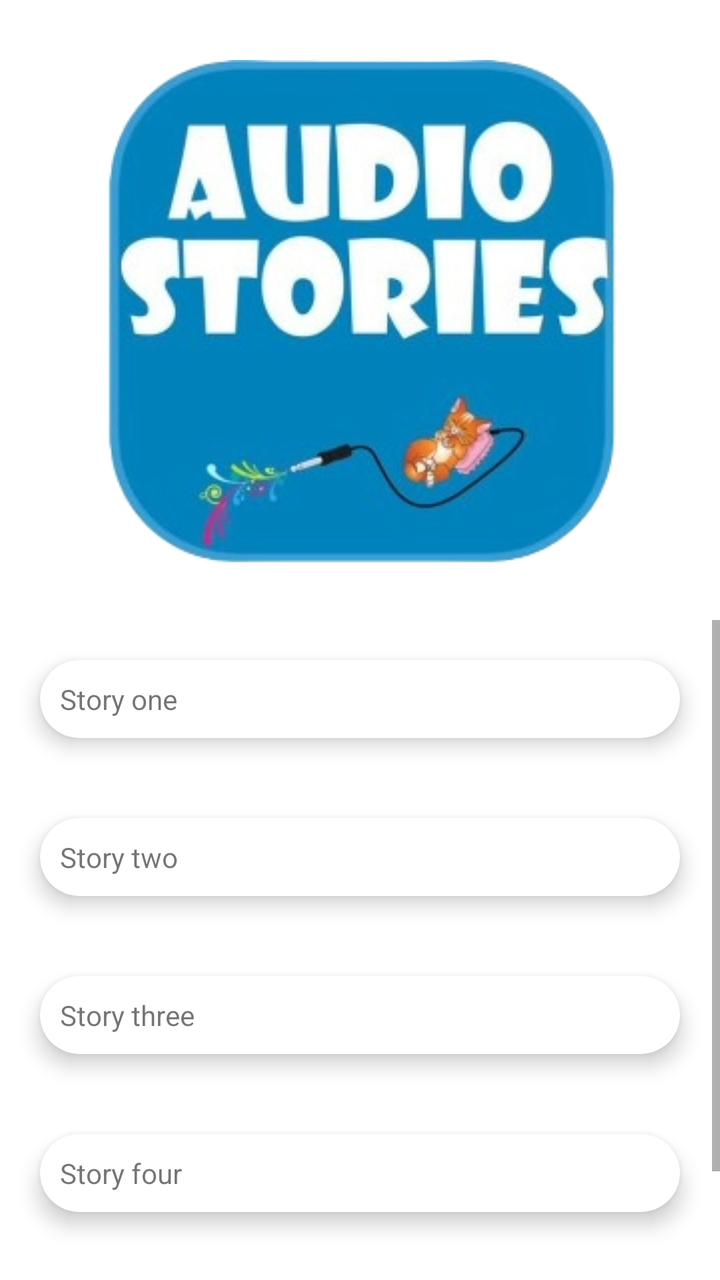
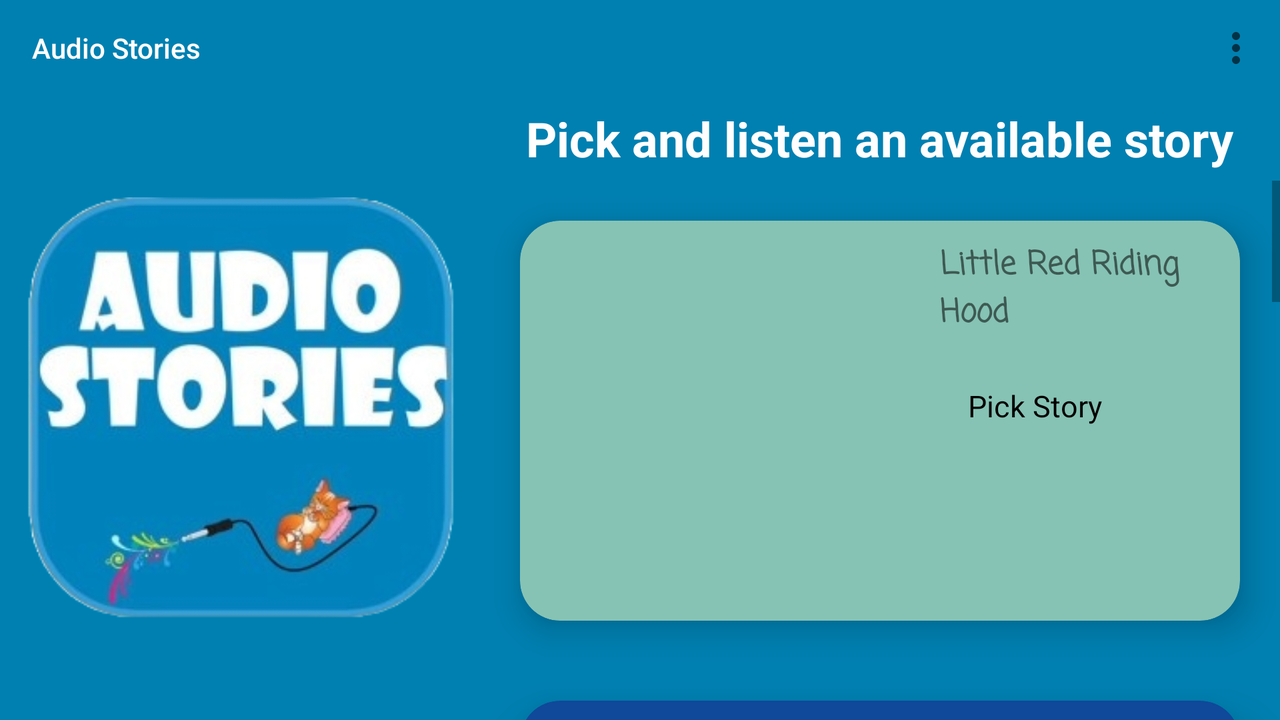

One screen, two layout resources from the same app: the default and the repository's alternative for another configuration. Each is rendered where Android would select it; the XML of both is given below.
<!-- AndroidManifest.xml: application theme Theme.AppCompat.Light.NoActionBar -->
<!-- res/layout/activity_main.xml -->
<?xml version="1.0" encoding="utf-8"?>
<androidx.constraintlayout.widget.ConstraintLayout xmlns:android="http://schemas.android.com/apk/res/android"
    xmlns:app="http://schemas.android.com/apk/res-auto"
    xmlns:tools="http://schemas.android.com/tools"
    android:layout_width="match_parent"
    android:layout_height="match_parent"
    android:background="@color/white"
    tools:context=".MainActivity">

    <ImageView
        android:id="@+id/imageView"
        android:layout_width="wrap_content"
        android:layout_height="wrap_content"
        android:layout_marginTop="30dp"
        app:layout_constraintEnd_toEndOf="parent"
        app:layout_constraintStart_toStartOf="parent"
        app:layout_constraintTop_toTopOf="parent"
        app:layout_constraintBottom_toTopOf="@id/scrollView2"
        app:srcCompat="@drawable/appbackground" />


    <ScrollView
        android:id="@+id/scrollView2"
        android:layout_width="0dp"
        android:layout_height="0dp"
        android:layout_marginTop="28dp"
        android:alwaysDrawnWithCache="false"
        android:background="#000181BB"
        app:layout_constraintBottom_toBottomOf="parent"
        app:layout_constraintEnd_toEndOf="parent"
        app:layout_constraintHorizontal_bias="0.529"
        app:layout_constraintStart_toStartOf="parent"
        app:layout_constraintTop_toBottomOf="@+id/imageView"
        app:layout_constraintVertical_bias="0.166">


        <LinearLayout
            android:layout_width="match_parent"
            android:layout_height="wrap_content"
            android:orientation="vertical">

            <androidx.cardview.widget.CardView
                android:layout_width="match_parent"
                android:layout_height="match_parent"
                android:layout_margin="20dp"
                app:cardElevation="6dp"
                app:cardCornerRadius="20dp"
                android:backgroundTint="@color/white">

                <LinearLayout
                    android:layout_width="match_parent"
                    android:layout_height="wrap_content"
                    android:orientation="horizontal">

                    <ImageView
                        android:id="@+id/imageViewStory1"
                        android:layout_width="wrap_content"
                        android:layout_height="wrap_content"
                        android:layout_gravity="center"
                        android:src="@drawable/ic_launcher_background" />

                    <TextView
                        android:layout_width="wrap_content"
                        android:layout_height="wrap_content"
                        android:layout_gravity="center"
                        android:layout_margin="10dp"
                        android:text="Story one" />
                </LinearLayout>


            </androidx.cardview.widget.CardView>

            <androidx.cardview.widget.CardView
                android:layout_width="match_parent"
                android:layout_height="match_parent"
                android:layout_margin="20dp"
                app:cardElevation="6dp"
                app:cardCornerRadius="20dp"
                android:backgroundTint="@color/white">

                <LinearLayout
                    android:layout_width="match_parent"
                    android:layout_height="wrap_content"
                    android:orientation="horizontal">

                    <ImageView
                        android:id="@+id/imageStory2"
                        android:layout_width="wrap_content"
                        android:layout_height="wrap_content"
                        android:layout_gravity="center"
                        android:src="@drawable/ic_launcher_background" />

                    <TextView
                        android:layout_width="wrap_content"
                        android:layout_height="wrap_content"
                        android:layout_gravity="center"
                        android:layout_margin="10dp"
                        android:text="Story two" />
                </LinearLayout>


            </androidx.cardview.widget.CardView>

            <androidx.cardview.widget.CardView
                android:layout_width="match_parent"
                android:layout_height="match_parent"
                android:layout_margin="20dp"
                app:cardElevation="6dp"
                app:cardCornerRadius="20dp"
                android:backgroundTint="@color/white">

                <LinearLayout
                    android:layout_width="match_parent"
                    android:layout_height="wrap_content"
                    android:orientation="horizontal">

                    <ImageView
                        android:id="@+id/imageStory3"
                    android:layout_width="wrap_content"
                        android:layout_height="wrap_content"
                        android:layout_gravity="center"
                        android:src="@drawable/ic_launcher_background" />

                    <TextView
                        android:layout_width="wrap_content"
                        android:layout_height="wrap_content"
                        android:layout_gravity="center"
                        android:layout_margin="10dp"
                        android:text="Story three" />
                </LinearLayout>


            </androidx.cardview.widget.CardView>

            <androidx.cardview.widget.CardView
                android:layout_width="match_parent"
                android:layout_height="match_parent"
                android:layout_margin="20dp"
                app:cardElevation="6dp"
                app:cardCornerRadius="20dp"
                android:backgroundTint="@color/white">

                <LinearLayout
                    android:layout_width="match_parent"
                    android:layout_height="wrap_content"
                    android:orientation="horizontal">

                    <ImageView
                        android:id="@+id/imageViewStory4"
                        android:layout_width="wrap_content"
                        android:layout_height="wrap_content"
                        android:layout_gravity="center"
                        android:src="@drawable/ic_launcher_background" />

                    <TextView
                        android:layout_width="wrap_content"
                        android:layout_height="wrap_content"
                        android:layout_gravity="center"
                        android:layout_margin="10dp"
                        android:text="Story four" />
                </LinearLayout>


            </androidx.cardview.widget.CardView>

            <androidx.cardview.widget.CardView
                android:layout_width="match_parent"
                android:layout_height="match_parent"
                android:layout_margin="20dp"
                app:cardElevation="6dp"
                app:cardCornerRadius="20dp"
                android:backgroundTint="@color/white">

                <LinearLayout
                    android:layout_width="match_parent"
                    android:layout_height="wrap_content"
                    android:orientation="horizontal">

                    <ImageView
                        android:id="@+id/imageViewStory5"
                        android:layout_width="wrap_content"
                        android:layout_height="wrap_content"
                        android:layout_gravity="center"
                        android:src="@drawable/ic_launcher_background" />

                    <TextView
                        android:layout_width="wrap_content"
                        android:layout_height="wrap_content"
                        android:layout_gravity="center"
                        android:layout_margin="10dp"
                        android:text="Story five" />
                </LinearLayout>


            </androidx.cardview.widget.CardView>
        </LinearLayout>
    </ScrollView>

</androidx.constraintlayout.widget.ConstraintLayout>
<!-- resources referenced by this layout -->
<resources>
  <!-- drawable appbackground: png bitmap (drawable, 94648 bytes) -->
</resources>
<!-- res/layout-land/activity_main.xml (the repository's variant of the layout above) -->
<!-- drawn on the phone turned sideways -->
<?xml version="1.0" encoding="utf-8"?>
<androidx.constraintlayout.widget.ConstraintLayout xmlns:android="http://schemas.android.com/apk/res/android"
    xmlns:app="http://schemas.android.com/apk/res-auto"
    xmlns:tools="http://schemas.android.com/tools"
    android:layout_width="match_parent"
    android:layout_height="match_parent"
    android:background="#0080B1"
    tools:context=".MainActivity">

    <com.google.android.material.appbar.AppBarLayout
        android:id="@+id/startmenu"
        android:layout_width="match_parent"
        android:layout_height="wrap_content"
        android:background="@android:color/transparent"
        app:layout_constraintBottom_toTopOf="@+id/contentsLayout"
        app:layout_constraintEnd_toEndOf="parent"
        app:layout_constraintStart_toStartOf="parent"
        app:layout_constraintTop_toTopOf="parent">

        <com.google.android.material.appbar.MaterialToolbar
            android:id="@+id/materialToolbar2"
            style="@style/Widget.MaterialComponents.ActionBar.Primary"
            android:layout_width="match_parent"
            android:layout_height="wrap_content"
            android:background="@android:color/transparent"
            android:minHeight="?attr/actionBarSize"
            android:theme="@style/Theme.AppCompat.Light.NoActionBar"
            app:navigationIcon="@drawable/baseline_menu_24"
            app:title="@string/unipi_audio_stories"
            app:titleTextColor="@color/white"
            app:menu="@menu/top_bar_main_menu"/>
    </com.google.android.material.appbar.AppBarLayout>

    <LinearLayout
        android:id="@+id/contentsLayout"
        android:layout_width="match_parent"
        android:layout_height="0dp"
        android:orientation="horizontal"
        app:layout_constraintEnd_toEndOf="parent"
        app:layout_constraintStart_toStartOf="parent"
        app:layout_constraintTop_toBottomOf="@id/startmenu"
        app:layout_constraintBottom_toBottomOf="parent">
        <ImageView
            android:id="@+id/imageView"
            android:layout_width="0dp"
            android:layout_height="wrap_content"
            app:srcCompat="@drawable/appbackground"
            android:layout_gravity="center_vertical"
            android:layout_weight="0.3"/>

        <LinearLayout
            android:layout_width="0dp"
            android:layout_height="match_parent"
            android:orientation="vertical"
            android:layout_weight="0.5">

            <TextView
                android:id="@+id/textView3"
                android:layout_width="wrap_content"
                android:layout_height="wrap_content"
                android:layout_margin="5dp"
                android:text="@string/stories_to_pick_and_listen"
                android:textColor="#FEFEFE"
                android:textSize="24sp"
                android:textStyle="bold"
                android:layout_gravity="center_horizontal"
                android:gravity="center_horizontal"/>

            <ScrollView
                android:id="@+id/scrollView2"
                android:layout_width="wrap_content"
                android:layout_height="wrap_content"
                android:alwaysDrawnWithCache="false"
                android:background="#000181BB"
                android:layout_gravity="center_horizontal">


                <LinearLayout
                    android:layout_width="match_parent"
                    android:layout_height="wrap_content"
                    android:orientation="vertical">

                    <androidx.cardview.widget.CardView
                        android:layout_width="match_parent"
                        android:layout_height="match_parent"
                        android:layout_margin="20dp"
                        android:backgroundTint="#86C3B4"
                        app:cardCornerRadius="20dp"
                        app:cardElevation="10dp">

                        <LinearLayout
                            android:layout_width="match_parent"
                            android:layout_height="wrap_content"
                            android:orientation="horizontal">

                            <ImageView
                                android:id="@+id/imageViewStory1"
                                android:layout_width="200dp"
                                android:layout_height="200dp"
                                android:layout_gravity="center"
                                android:scaleType="centerCrop" />
                            <LinearLayout
                                android:layout_width="wrap_content"
                                android:layout_height="match_parent"
                                android:orientation="vertical">

                                <TextView
                                    android:id="@+id/redHoodTextView"
                                    android:layout_width="wrap_content"
                                    android:layout_height="wrap_content"
                                    android:layout_gravity="center"
                                    android:layout_margin="10dp"
                                    android:fontFamily="casual"
                                    android:text="@string/little_red_riding_hood"
                                    android:textSize="16sp"
                                    android:textStyle="bold" />

                                <Button
                                    style="@style/Widget.Material3.Button"
                                    android:layout_width="wrap_content"
                                    android:layout_height="wrap_content"
                                    android:backgroundTint="@color/white"
                                    android:onClick="goRedHood"
                                    android:text="@string/listen"
                                    android:textColor="@color/black"
                                    android:textSize="15sp" />



                            </LinearLayout>


                        </LinearLayout>


                    </androidx.cardview.widget.CardView>

                    <androidx.cardview.widget.CardView
                        android:layout_width="match_parent"
                        android:layout_height="match_parent"
                        android:layout_margin="20dp"
                        android:backgroundTint="#10489A"
                        app:cardCornerRadius="20dp"
                        app:cardElevation="15dp">

                        <LinearLayout
                            android:layout_width="match_parent"
                            android:layout_height="wrap_content"
                            android:orientation="horizontal">

                            <ImageView
                                android:id="@+id/imageStory2"
                                android:layout_width="200dp"
                                android:layout_height="200dp"
                                android:layout_gravity="center"
                                android:scaleType="centerCrop" />

                            <LinearLayout
                                android:layout_width="wrap_content"
                                android:layout_height="match_parent"
                                android:orientation="vertical">

                                <TextView
                                    android:id="@+id/cinderellaTextView"
                                    android:layout_width="wrap_content"
                                    android:layout_height="wrap_content"
                                    android:layout_gravity="center"
                                    android:layout_margin="10dp"
                                    android:fontFamily="casual"
                                    android:text="@string/cinderella"
                                    android:textColor="#FFFFFF"
                                    android:textSize="16sp"
                                    android:textStyle="bold" />

                                <Button
                                    style="@style/Widget.Material3.Button"
                                    android:layout_width="wrap_content"
                                    android:layout_height="wrap_content"
                                    android:layout_gravity="center"
                                    android:onClick="goCinderella"
                                    android:text="@string/listen"
                                    android:textColor="@color/black"
                                    android:textSize="15sp"
                                    android:backgroundTint="@color/white"/>


                            </LinearLayout>


                        </LinearLayout>


                    </androidx.cardview.widget.CardView>

                    <androidx.cardview.widget.CardView
                        android:layout_width="match_parent"
                        android:layout_height="match_parent"
                        android:layout_margin="20dp"
                        android:backgroundTint="#FCFEFD"
                        app:cardCornerRadius="20dp"
                        app:cardElevation="15dp">

                        <LinearLayout
                            android:layout_width="match_parent"
                            android:layout_height="wrap_content"
                            android:orientation="horizontal">

                            <ImageView
                                android:id="@+id/imageStory3"
                                android:layout_width="200dp"
                                android:layout_height="200dp"
                                android:layout_gravity="center"
                                android:scaleType="centerCrop" />
                            <LinearLayout
                                android:layout_width="wrap_content"
                                android:layout_height="wrap_content"
                                android:orientation="vertical">

                                <TextView
                                    android:id="@+id/DuckingTextView"
                                    android:layout_width="wrap_content"
                                    android:layout_height="wrap_content"
                                    android:layout_gravity="center"
                                    android:layout_margin="10dp"
                                    android:fontFamily="casual"
                                    android:text="@string/ugly_duckling"
                                    android:textSize="16sp"
                                    android:textStyle="bold" />

                                <Button
                                    style="@style/Widget.Material3.Button"
                                    android:layout_width="wrap_content"
                                    android:layout_height="wrap_content"
                                    android:backgroundTint="@color/white"
                                    android:onClick="goUgly"
                                    android:text="@string/listen"
                                    android:textColor="@color/black"
                                    android:textSize="15sp" />



                            </LinearLayout>


                        </LinearLayout>


                    </androidx.cardview.widget.CardView>

                    <androidx.cardview.widget.CardView
                        android:layout_width="match_parent"
                        android:layout_height="match_parent"
                        android:layout_margin="20dp"
                        android:backgroundTint="#443831"
                        app:cardCornerRadius="20dp"
                        app:cardElevation="15dp">

                        <LinearLayout
                            android:layout_width="match_parent"
                            android:layout_height="wrap_content"
                            android:orientation="horizontal">

                            <ImageView
                                android:id="@+id/imageViewStory4"
                                android:layout_width="200dp"
                                android:layout_height="200dp"
                                android:layout_gravity="center"
                                android:scaleType="centerCrop"/>
                            <LinearLayout
                                android:layout_width="wrap_content"
                                android:layout_height="wrap_content"
                                android:orientation="vertical">

                                <TextView
                                    android:id="@+id/fluteTextView"
                                    android:layout_width="wrap_content"
                                    android:layout_height="wrap_content"
                                    android:layout_gravity="center"
                                    android:layout_margin="10dp"
                                    android:fontFamily="casual"
                                    android:text="@string/the_magic_flute"
                                    android:textColor="#FFFFFF"
                                    android:textSize="16sp"
                                    android:textStyle="bold" />

                                <Button
                                    style="@style/Widget.Material3.Button"
                                    android:layout_width="wrap_content"
                                    android:layout_height="wrap_content"
                                    android:backgroundTint="@color/white"
                                    android:onClick="goFlute"
                                    android:text="@string/listen"
                                    android:textColor="@color/black"
                                    android:textSize="15sp" />

                            </LinearLayout>


                        </LinearLayout>


                    </androidx.cardview.widget.CardView>

                    <androidx.cardview.widget.CardView
                        android:layout_width="match_parent"
                        android:layout_height="match_parent"
                        android:layout_margin="20dp"
                        android:backgroundTint="#CA9B31"
                        app:cardCornerRadius="20dp"
                        app:cardElevation="15dp">

                        <LinearLayout
                            android:layout_width="match_parent"
                            android:layout_height="wrap_content"
                            android:orientation="horizontal">

                            <ImageView
                                android:id="@+id/imageViewStory5"
                                android:layout_width="200dp"
                                android:layout_height="200dp"
                                android:layout_gravity="center"
                                android:scaleType="centerCrop" />

                            <LinearLayout
                                android:layout_width="wrap_content"
                                android:layout_height="wrap_content"
                                android:orientation="vertical">

                                <TextView
                                    android:id="@+id/midasTextView"
                                    android:layout_width="wrap_content"
                                    android:layout_height="wrap_content"
                                    android:layout_gravity="center"
                                    android:layout_margin="10dp"
                                    android:fontFamily="casual"
                                    android:text="@string/king_midas"
                                    android:textAppearance="@style/TextAppearance.AppCompat.Body1"
                                    android:textColor="#FFFFFF"
                                    android:textSize="16sp"
                                    android:textStyle="bold" />

                                <Button
                                    style="@style/Widget.Material3.Button"
                                    android:layout_width="wrap_content"
                                    android:layout_height="wrap_content"
                                    android:backgroundTint="@color/white"
                                    android:onClick="goMidas"
                                    android:text="@string/listen"
                                    android:textColor="@color/black"
                                    android:textSize="15sp" />

                            </LinearLayout>


                        </LinearLayout>


                    </androidx.cardview.widget.CardView>
                </LinearLayout>
            </ScrollView>

        </LinearLayout>
    </LinearLayout>





</androidx.constraintlayout.widget.ConstraintLayout>
<!-- resources referenced by the variant -->
<!-- as the phone turned sideways resolves them -->
<resources>
  <!-- drawable appbackground: png bitmap (drawable, 94648 bytes) -->
  <string name="cinderella">Cinderella</string>
  <string name="king_midas">King Midas</string>
  <string name="listen">Pick Story</string>
  <string name="little_red_riding_hood">Little Red Riding Hood</string>
  <string name="stories_to_pick_and_listen">Pick and listen an available story</string>
  <string name="the_magic_flute">The Magic Flute</string>
  <string name="ugly_duckling">Ugly Duckling</string>
  <string name="unipi_audio_stories" translatable="false">Audio Stories</string>
</resources>
